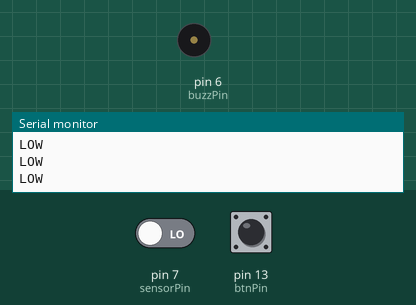
A sketch run on a simulated Arduino Uno, built with avr-gcc and run on an emulated ATmega328P. Shown: buzzer (waves = sounding, pin HIGH), the last lines printed to the serial monitor. Inputs (shaded band) come from the test bench; at power-on: pin 13 (btnPin) HIGH, pin 7 (sensorPin) LOW.

Above: at 2.9 s.
3.0 s: pin 13 (btnPin) pulled LOW for 3.2 s
At 3.9 s:
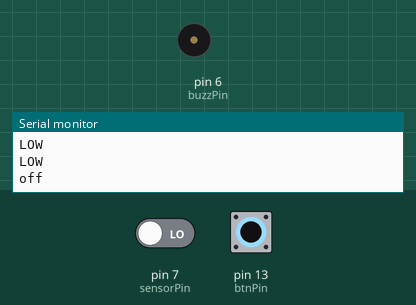
7.7 s: pin 7 (sensorPin) driven HIGH
At 8.2 s:
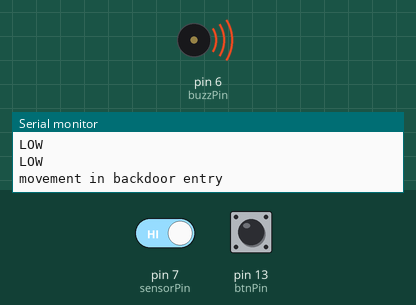
Timing chart, 0 to 11.2 s (numbered marks = the images above; inputs shaded):
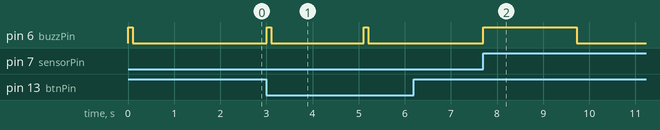

Measured:
- after the input at 3.0 s, pin 6 (buzzPin): alternates HIGH for 0.10 s and LOW for 2.0 s, starting at once
- after the input at 7.7 s, pin 6 (buzzPin): LOW → HIGH at once, → LOW 2.0 s later

The sketch:

Remote-controlled-security-system.ino
```cpp
#include <IRremote.h>
int IRpin=9;
int btnPin=13;
int sensorPin=7;
int btnRead;
String btnString="off";
int buzzPin=6;
int dt1=10000;
int dt2=2000;
int dt3=100;
int valCondition;
IRrecv IR(IRpin);
decode_results cmd;
String entrince1="movement in backdoor entry";
void setup() {
  Serial.begin(9600);
  IR.enableIRIn();
  pinMode(sensorPin,INPUT);
  pinMode(btnPin,INPUT);
  pinMode(buzzPin,OUTPUT);
}

void loop() {
  while (IR.decode(&cmd)==0){
  if (btnRead==0 && btnString=="off"){
  btnString="on";
  Serial.println(btnString);
  digitalWrite(buzzPin,HIGH);
  delay(dt3);
  digitalWrite(buzzPin,LOW);
  delay(dt2);

}
btnRead=digitalRead(btnPin);
if (btnRead==0 && btnString=="on"){
  btnString="off";
    Serial.println(btnString);
  digitalWrite(buzzPin,HIGH);
  delay(dt3);
  digitalWrite(buzzPin,LOW);
  delay(dt2);
}
if (btnString=="on"){
    int sensorval=digitalRead(sensorPin);
  if (sensorval==LOW){
    Serial.println("LOW");
  }
  if (sensorval==HIGH){
    digitalWrite(buzzPin,HIGH);
    btnRead=digitalRead(btnPin);
    Serial.println(entrince1);
    delay(dt2);
    btnRead=digitalRead(btnPin);
    digitalWrite(buzzPin,LOW);
    delay(dt1);
    btnRead=digitalRead(btnPin);
  }
  if (sensorval==LOW){
    digitalWrite(buzzPin,LOW);
  }
}
btnRead=digitalRead(btnPin);
}
Serial.println(cmd.value,HEX);
  delay(1500);
  IR.resume();
    if  (cmd.value==0xFFA25D){
      if (btnString=="on"){
        valCondition=1;
      }
      if (btnString=="off"){
        valCondition=2;
      }
      if (valCondition==1){
        btnString="off";
      }
      if (valCondition==2){
        btnString="on";
      }
    }
  digitalWrite(buzzPin,HIGH);
  delay(dt3);
  digitalWrite(buzzPin,LOW);
}
```
